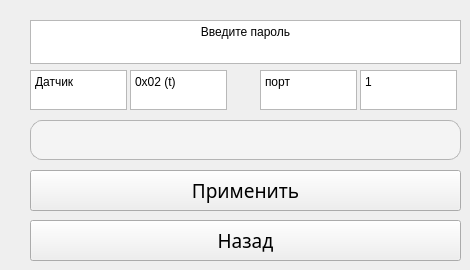
                 <widget class="QWidget" name="page_14">
                  <widget class="QPushButton" name="pushButton_13">
                   <property name="geometry">
                    <rect>
                     <x>30</x>
                     <y>170</y>
                     <width>431</width>
                     <height>41</height>
                    </rect>
                   </property>
                   <property name="font">
                    <font>
                     <family>Noto Sans SC</family>
                     <pointsize>14</pointsize>
                    </font>
                   </property>
                   <property name="text">
                    <string>Применить</string>
                   </property>
                  </widget>
                  <widget class="QTextEdit" name="textEditSP_2">
                   <property name="geometry">
                    <rect>
                     <x>30</x>
                     <y>120</y>
                     <width>431</width>
                     <height>40</height>
                    </rect>
                   </property>
                   <property name="styleSheet">
                    <string notr="true">/* ----- QLineEdit / QTextEdit — «как combobox» ------------------- */
QLineEdit,
QTextEdit {
    border: 1px solid #b4b4b4;
    border-radius: 12px;
    /* стрелки нет – значит хватит обычного отступа */
    padding: 4px 12px;
    background: #f4f4f4;
    min-height: 30px;
}

/* те же реакции на hover / focus, что и у комбобокса */
QLineEdit:hover,
QTextEdit:hover           { background: #f9f9f9; }

QLineEdit:focus,
QTextEdit:focus           { border: 1px solid #7aa9ff; outline: none; }</string>
                   </property>
                  </widget>
                  <widget class="QTextBrowser" name="textBrowser_78">
                   <property name="geometry">
                    <rect>
                     <x>30</x>
                     <y>20</y>
                     <width>431</width>
                     <height>44</height>
                    </rect>
                   </property>
                   <property name="sizePolicy">
                    <sizepolicy hsizetype="Expanding" vsizetype="Expanding">
                     <horstretch>0</horstretch>
                     <verstretch>0</verstretch>
                    </sizepolicy>
                   </property>
                   <property name="minimumSize">
                    <size>
                     <width>55</width>
                     <height>44</height>
                    </size>
                   </property>
                   <property name="maximumSize">
                    <size>
                     <width>16777215</width>
                     <height>40</height>
                    </size>
                   </property>
                   <property name="verticalScrollBarPolicy">
                    <enum>Qt::ScrollBarPolicy::ScrollBarAlwaysOff</enum>
                   </property>
                   <property name="horizontalScrollBarPolicy">
                    <enum>Qt::ScrollBarPolicy::ScrollBarAlwaysOff</enum>
                   </property>
                   <property name="html">
                    <string>&lt;!DOCTYPE HTML PUBLIC &quot;-//W3C//DTD HTML 4.0//EN&quot; &quot;http://www.w3.org/TR/REC-html40/strict.dtd&quot;&gt;
&lt;html&gt;&lt;head&gt;&lt;meta name=&quot;qrichtext&quot; content=&quot;1&quot; /&gt;&lt;meta charset=&quot;utf-8&quot; /&gt;&lt;style type=&quot;text/css&quot;&gt;
p, li { white-space: pre-wrap; }
hr { height: 1px; border-width: 0; }
li.unchecked::marker { content: &quot;\2610&quot;; }
li.checked::marker { content: &quot;\2612&quot;; }
&lt;/style&gt;&lt;/head&gt;&lt;body style=&quot; font-family:'Noto Sans SC'; font-size:9pt; font-weight:400; font-style:normal;&quot;&gt;
&lt;p align=&quot;center&quot; style=&quot; margin-top:0px; margin-bottom:0px; margin-left:0px; margin-right:0px; -qt-block-indent:0; text-indent:0px;&quot;&gt;Введите пароль&lt;/p&gt;&lt;/body&gt;&lt;/html&gt;</string>
                   </property>
                  </widget>
                  <widget class="QPushButton" name="pushButton_14">
                   <property name="geometry">
                    <rect>
                     <x>30</x>
                     <y>220</y>
                     <width>431</width>
                     <height>41</height>
                    </rect>
                   </property>
                   <property name="font">
                    <font>
                     <family>Noto Sans SC</family>
                     <pointsize>14</pointsize>
                    </font>
                   </property>
                   <property name="text">
                    <string>Назад</string>
                   </property>
                  </widget>
                  <widget class="QTextBrowser" name="textBrowser_112">
                   <property name="geometry">
                    <rect>
                     <x>30</x>
                     <y>70</y>
                     <width>97</width>
                     <height>40</height>
                    </rect>
                   </property>
                   <property name="sizePolicy">
                    <sizepolicy hsizetype="Minimum" vsizetype="Expanding">
                     <horstretch>0</horstretch>
                     <verstretch>0</verstretch>
                    </sizepolicy>
                   </property>
                   <property name="minimumSize">
                    <size>
                     <width>97</width>
                     <height>0</height>
                    </size>
                   </property>
                   <property name="maximumSize">
                    <size>
                     <width>16777215</width>
                     <height>40</height>
                    </size>
                   </property>
                   <property name="html">
                    <string>&lt;!DOCTYPE HTML PUBLIC &quot;-//W3C//DTD HTML 4.0//EN&quot; &quot;http://www.w3.org/TR/REC-html40/strict.dtd&quot;&gt;
&lt;html&gt;&lt;head&gt;&lt;meta name=&quot;qrichtext&quot; content=&quot;1&quot; /&gt;&lt;meta charset=&quot;utf-8&quot; /&gt;&lt;style type=&quot;text/css&quot;&gt;
p, li { white-space: pre-wrap; }
hr { height: 1px; border-width: 0; }
li.unchecked::marker { content: &quot;\2610&quot;; }
li.checked::marker { content: &quot;\2612&quot;; }
&lt;/style&gt;&lt;/head&gt;&lt;body style=&quot; font-family:'Noto Sans SC'; font-size:9pt; font-weight:400; font-style:normal;&quot;&gt;
&lt;p style=&quot; margin-top:0px; margin-bottom:0px; margin-left:0px; margin-right:0px; -qt-block-indent:0; text-indent:0px;&quot;&gt;Датчик&lt;/p&gt;&lt;/body&gt;&lt;/html&gt;</string>
                   </property>
                  </widget>
                  <widget class="QTextBrowser" name="textBrowser_113">
                   <property name="geometry">
                    <rect>
                     <x>130</x>
                     <y>70</y>
                     <width>97</width>
                     <height>40</height>
                    </rect>
                   </property>
                   <property name="sizePolicy">
                    <sizepolicy hsizetype="Minimum" vsizetype="Expanding">
                     <horstretch>0</horstretch>
                     <verstretch>0</verstretch>
                    </sizepolicy>
                   </property>
                   <property name="minimumSize">
                    <size>
                     <width>97</width>
                     <height>0</height>
                    </size>
                   </property>
                   <property name="maximumSize">
                    <size>
                     <width>16777215</width>
                     <height>40</height>
                    </size>
                   </property>
                   <property name="html">
                    <string>&lt;!DOCTYPE HTML PUBLIC &quot;-//W3C//DTD HTML 4.0//EN&quot; &quot;http://www.w3.org/TR/REC-html40/strict.dtd&quot;&gt;
&lt;html&gt;&lt;head&gt;&lt;meta name=&quot;qrichtext&quot; content=&quot;1&quot; /&gt;&lt;meta charset=&quot;utf-8&quot; /&gt;&lt;style type=&quot;text/css&quot;&gt;
p, li { white-space: pre-wrap; }
hr { height: 1px; border-width: 0; }
li.unchecked::marker { content: &quot;\2610&quot;; }
li.checked::marker { content: &quot;\2612&quot;; }
&lt;/style&gt;&lt;/head&gt;&lt;body style=&quot; font-family:'Noto Sans SC'; font-size:9pt; font-weight:400; font-style:normal;&quot;&gt;
&lt;p style=&quot; margin-top:0px; margin-bottom:0px; margin-left:0px; margin-right:0px; -qt-block-indent:0; text-indent:0px;&quot;&gt;0x02 (t)&lt;/p&gt;&lt;/body&gt;&lt;/html&gt;</string>
                   </property>
                  </widget>
                  <widget class="QTextBrowser" name="textBrowser_114">
                   <property name="geometry">
                    <rect>
                     <x>360</x>
                     <y>70</y>
                     <width>97</width>
                     <height>40</height>
                    </rect>
                   </property>
                   <property name="sizePolicy">
                    <sizepolicy hsizetype="Minimum" vsizetype="Expanding">
                     <horstretch>0</horstretch>
                     <verstretch>0</verstretch>
                    </sizepolicy>
                   </property>
                   <property name="minimumSize">
                    <size>
                     <width>97</width>
                     <height>0</height>
                    </size>
                   </property>
                   <property name="maximumSize">
                    <size>
                     <width>16777215</width>
                     <height>40</height>
                    </size>
                   </property>
                   <property name="html">
                    <string>&lt;!DOCTYPE HTML PUBLIC &quot;-//W3C//DTD HTML 4.0//EN&quot; &quot;http://www.w3.org/TR/REC-html40/strict.dtd&quot;&gt;
&lt;html&gt;&lt;head&gt;&lt;meta name=&quot;qrichtext&quot; content=&quot;1&quot; /&gt;&lt;meta charset=&quot;utf-8&quot; /&gt;&lt;style type=&quot;text/css&quot;&gt;
p, li { white-space: pre-wrap; }
hr { height: 1px; border-width: 0; }
li.unchecked::marker { content: &quot;\2610&quot;; }
li.checked::marker { content: &quot;\2612&quot;; }
&lt;/style&gt;&lt;/head&gt;&lt;body style=&quot; font-family:'Noto Sans SC'; font-size:9pt; font-weight:400; font-style:normal;&quot;&gt;
&lt;p style=&quot; margin-top:0px; margin-bottom:0px; margin-left:0px; margin-right:0px; -qt-block-indent:0; text-indent:0px;&quot;&gt;1&lt;/p&gt;&lt;/body&gt;&lt;/html&gt;</string>
                   </property>
                  </widget>
                  <widget class="QTextBrowser" name="textBrowser_115">
                   <property name="geometry">
                    <rect>
                     <x>260</x>
                     <y>70</y>
                     <width>97</width>
                     <height>40</height>
                    </rect>
                   </property>
                   <property name="sizePolicy">
                    <sizepolicy hsizetype="Minimum" vsizetype="Expanding">
                     <horstretch>0</horstretch>
                     <verstretch>0</verstretch>
                    </sizepolicy>
                   </property>
                   <property name="minimumSize">
                    <size>
                     <width>97</width>
                     <height>0</height>
                    </size>
                   </property>
                   <property name="maximumSize">
                    <size>
                     <width>16777215</width>
                     <height>40</height>
                    </size>
                   </property>
                   <property name="html">
                    <string>&lt;!DOCTYPE HTML PUBLIC &quot;-//W3C//DTD HTML 4.0//EN&quot; &quot;http://www.w3.org/TR/REC-html40/strict.dtd&quot;&gt;
&lt;html&gt;&lt;head&gt;&lt;meta name=&quot;qrichtext&quot; content=&quot;1&quot; /&gt;&lt;meta charset=&quot;utf-8&quot; /&gt;&lt;style type=&quot;text/css&quot;&gt;
p, li { white-space: pre-wrap; }
hr { height: 1px; border-width: 0; }
li.unchecked::marker { content: &quot;\2610&quot;; }
li.checked::marker { content: &quot;\2612&quot;; }
&lt;/style&gt;&lt;/head&gt;&lt;body style=&quot; font-family:'Noto Sans SC'; font-size:9pt; font-weight:400; font-style:normal;&quot;&gt;
&lt;p style=&quot; margin-top:0px; margin-bottom:0px; margin-left:0px; margin-right:0px; -qt-block-indent:0; text-indent:0px;&quot;&gt;порт&lt;/p&gt;&lt;/body&gt;&lt;/html&gt;</string>
                   </property>
                  </widget>
                 </widget>
